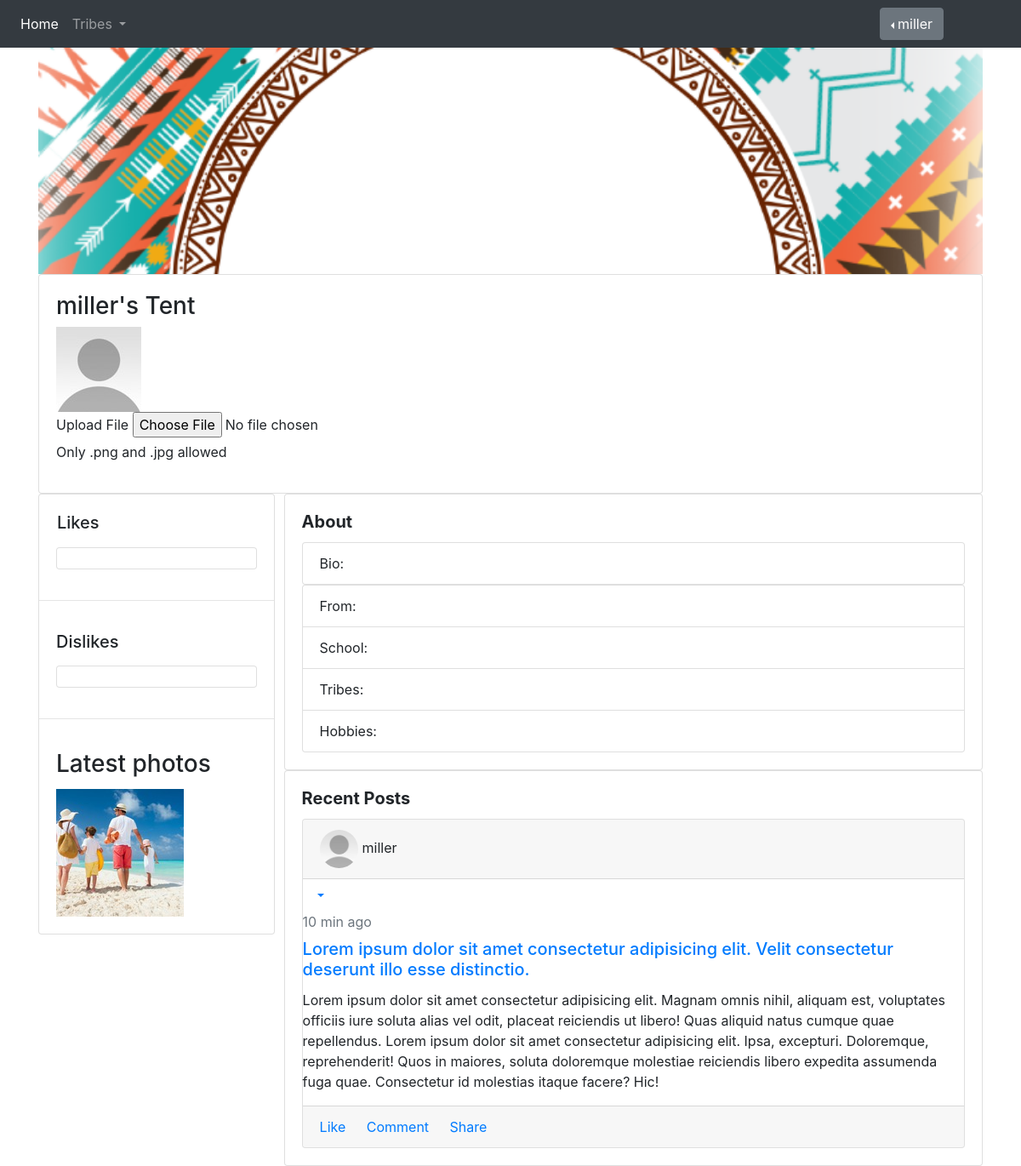
The page /accounts/userprofile/userprofile.html/ (signed in) on the database as committed earlier.
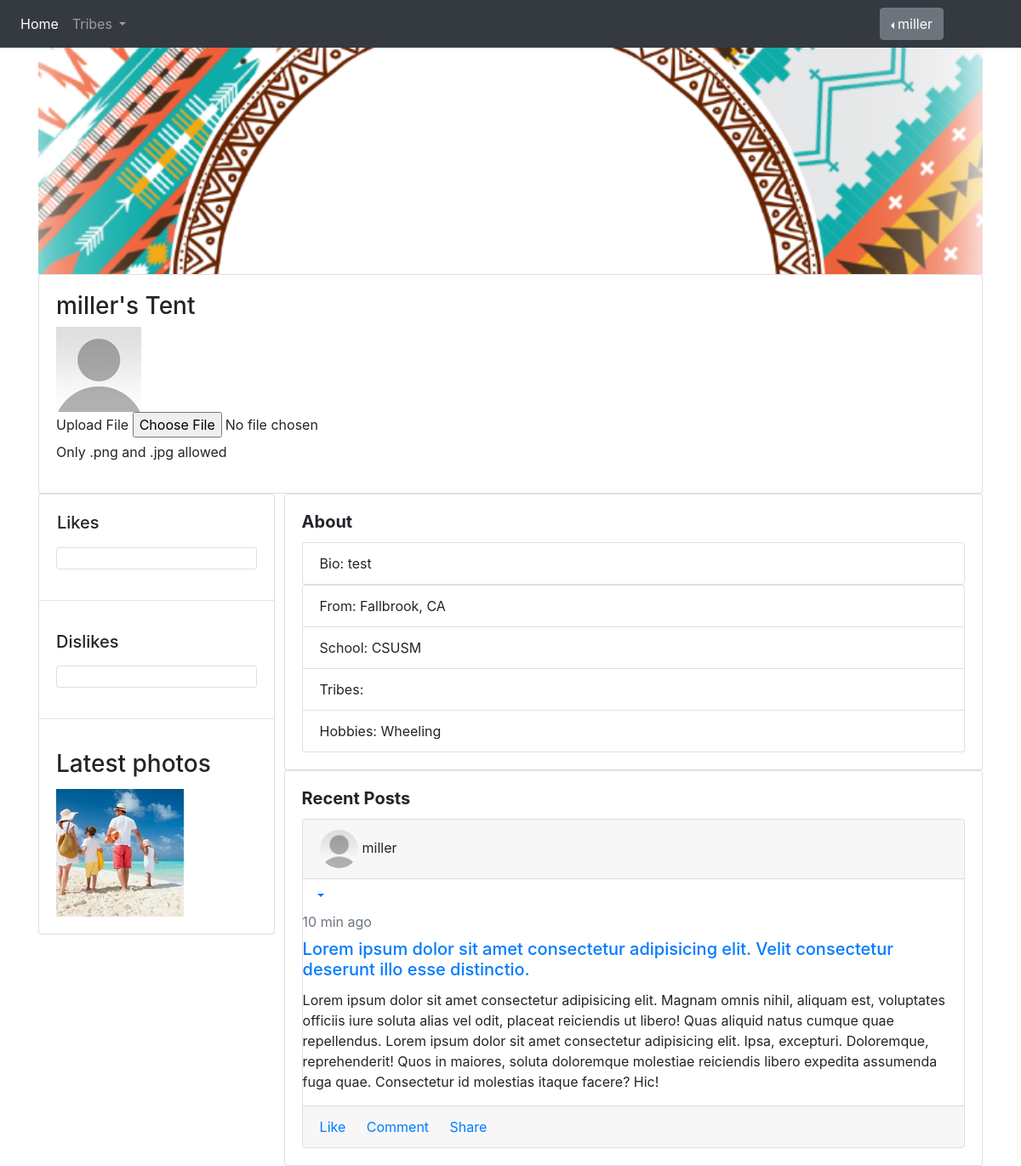
The same page on the database as committed later.
### accounts/models.py (models this page shows, shortened)
class UserProfile(models.Model):
    objects = models.Manager()
    user = models.OneToOneField(User, primary_key=True ,on_delete=models.CASCADE)
    image = models.ImageField(default='blankProfile.jpg', upload_to='profile_pics')
    bio = models.TextField(max_length=500, blank=True)
    location = models.CharField(max_length=30, blank=True)
    birth_date = models.DateField(null=True, blank=True)
    hobbies = models.CharField(max_length=100, blank=True)
    school = models.CharField(max_length=100, blank=True)
    likes = models.CharField(max_length=100, blank=True)
    dislikes = models.CharField(max_length=100, blank=True)
    memberOfTribe = models.CharField(max_length=100, blank=True)

### accounts/views.py (the view, shortened to what this page needs)
# urls.py: path('userprofile/userprofile.html/', views.profileView, name='profileView'),
@login_required
def profileView(request):
    if(UserProfile.objects.filter(pk=request.user).exists() == False):
        print(request.user.username + " does not have a profile!")
        u = User.objects.get(username=request.user.username)
        profile = UserProfile()
        profile.user = u
        profile.save()
    if(UserProfile.objects.filter(pk=request.user).exists()):
        profile = UserProfile.objects.get(pk=request.user)
        if request.method == "GET":
            print("User Profile GET")
            form = editProfileForm(request.POST)
            return render(request, 'accounts/userprofile/userprofile.html', {'form' : form, 'profile':profile})
    else:
        return render(request, 'home/home.html', {})

### accounts/forms.py
class editProfileForm(forms.Form):
    fields = ['school','hobbies','location','bio', 'likes', 'dislikes']
    school = forms.CharField(widget=forms.TextInput(attrs={'class':'form-control'}), max_length=100 )
    hobbies = forms.CharField(widget=forms.TextInput(attrs={'class': 'form-control'}), max_length=100)
    location = forms.CharField(widget=forms.TextInput(attrs={'class':'form-control'}), max_length=50)
    bio = forms.CharField(widget=forms.Textarea(attrs={'class':'form-control'}))
    likes = forms.CharField(widget=forms.TextInput(attrs={'class':'form-control'}), max_length=100)
    dislikes = forms.CharField(widget=forms.TextInput(attrs={'class':'form-control'}), max_length=100)

### templates/accounts/userprofile/userprofile.html (shortened to what this page needs)
<!DOCTYPE html>
<html lang="en">
<head>
    <link rel="stylesheet" href="https://maxcdn.bootstrapcdn.com/bootstrap/4.0.0/css/bootstrap.min.css">
</head>
    <nav class="navbar navbar-expand-lg navbar-dark bg-dark">
        <div class="collapse navbar-collapse" style="justify-content-between;" id="navbarSupportedContent">
            <ul class="navbar-nav mr-auto">
		      <li class="nav-item active">
		        <a class="nav-link" href="/">Home <span class="sr-only">(current)</span></a>
		      </li>
		      <li class="nav-item dropdown">
		        <a class="nav-link dropdown-toggle" href="#" id="navbarDropdownLeft" role="button" data-toggle="dropdown" aria-haspopup="true" aria-expanded="false">
		         Tribes
		        </a>
		      </li>
			</ul>
			<ul class="navbar-nav ml-auto">
		      <li class="nav-item dropdown">
		        {% if user.is_authenticated %}
				<div class="dropdown dropleft" style="margin-right:75px">
  					<button class="btn btn-secondary dropdown-toggle" type="button" id="dropdownMenuButton"
							data-toggle="dropdown" aria-haspopup="true" aria-expanded="false">{{user.username}}
  					</button>
				</div>
			  </li>
			{% endif %}
			</ul>
        </div>
    </nav>
<div class="container" style="display: flex; flex: 1 1 100%; flex-direction: row; flex-wrap: wrap;">
    {% load static %}
    <img src="{% static "Banners/Banner-2.PNG" %}" height="auto" width="100%">
    <div class="card" style="flex:1 100%; order: 0;">
        <div class="card-body">
            <h3>{{ user.username }}'s Tent</h3>
            <div class="form-group">
                {% load static %}
                <img src="{% static "images/blankProfile.jpg" %}">
                <br>
                <label>Upload File</label>
                <input type="File">
                <p class="help-block">Only .png and .jpg allowed</p>
            </div>
        </div>
    </div>
    <div style="flex: 1 4 25%; margin-right: 1%">
        <div class="card" >
            <div class="card-body">
                <h5 class="card-title" style="padding: .05em">Likes</h5>
		<ul class="list-group">
		    <li class="list-group-item">{{ profile.likes }} </li>
		</ul>
            </div>
            <hr>
            <div class="card-body">
                <h5 class="card-title">Dislikes</h5>
		<ul class="list-group">
		    <li class="list-group-item">{{ profile.dislikes }} </li>
		</ul>
            </div>
            <hr>
                <div class="card-body">
                    <h3 class="card-title">Latest photos</h3>
                    {% load static %}
                    <img src="{% static "images/vacation.jpg" %}">
                </div>
            </div>
    </div>
    <div style="flex:4 1 74%;">
        <div class="card" style="margin-bottom=1%;">
            <div class="card-body" >
                <h5 class="card-title"><strong>About</strong></h5>
		<ul class="list-group">
		    <li class="list-group-item">Bio: {{ profile.bio }} </li>
		</ul>
                <ul class="list-group">
                    <li class="list-group-item">From: {{ profile.location }} </li>
                    <li class="list-group-item">School: {{ profile.school }}</li>
                    <li class="list-group-item">Tribes: </li>
                    <li class="list-group-item">Hobbies: {{ profile.hobbies }}</li>
                </ul>
            </div>
        </div>
        <div class="card" >
            <div class="card-body">
                <h5 class="card-title"><strong>Recent Posts</strong></h5>
                <div class="card">
                    <div class="card-header">
                        <div class="mr-2">
				        {% load static %}
                            <img class="rounded-circle" width="45" src="{% static "images/blankProfile.jpg" %}" alt=""><span style="margin-left: 5px;">{{ user.username }}</span>
                        </div>
                    </div>
                    <div>
                        <div class="dropdown">
                            <button class="btn btn-link dropdown-toggle" type="button" id="gedf-drop1" data-toggle="dropdown" aria-haspopup="true" aria-expanded="false">
                            </button>
                        </div>
                    </div>
                    <div class="text-muted h7 mb-2">  10 min ago</div>
                    <a class="card-link" href="#">
                        <h5 class="card-title"> Lorem ipsum dolor sit amet consectetur adipisicing elit. Velit consectetur deserunt illo esse distinctio.</h5>
                    </a>
                    <p class="card-text">
                        Lorem ipsum dolor sit amet consectetur adipisicing elit.
                        Magnam omnis nihil, aliquam est, voluptates officiis iure soluta alias vel
                        odit, placeat reiciendis ut libero! Quas aliquid natus cumque quae repellendus.
                        Lorem ipsum dolor sit amet consectetur adipisicing elit. Ipsa, excepturi. Doloremque,
                        reprehenderit! Quos in maiores, soluta doloremque molestiae reiciendis
                        libero expedita assumenda fuga quae. Consectetur id molestias itaque facere? Hic!
                    </p>
                    <div class="card-footer">
                        <a href="#" class="card-link"> Like</a>
                        <a href="#" class="card-link"> Comment</a>
                        <a href="#" class="card-link"> Share</a>
                    </div>
                </div>
            </div>
        </div>
    </div>
</div>
</body>
</html>

Rows that differ between the two databases and show on the page:
now on this page (row edited): UserProfile: bio "test", location "Fallbrook, CA", school "CSUSM", hobbies "Wheeling"
